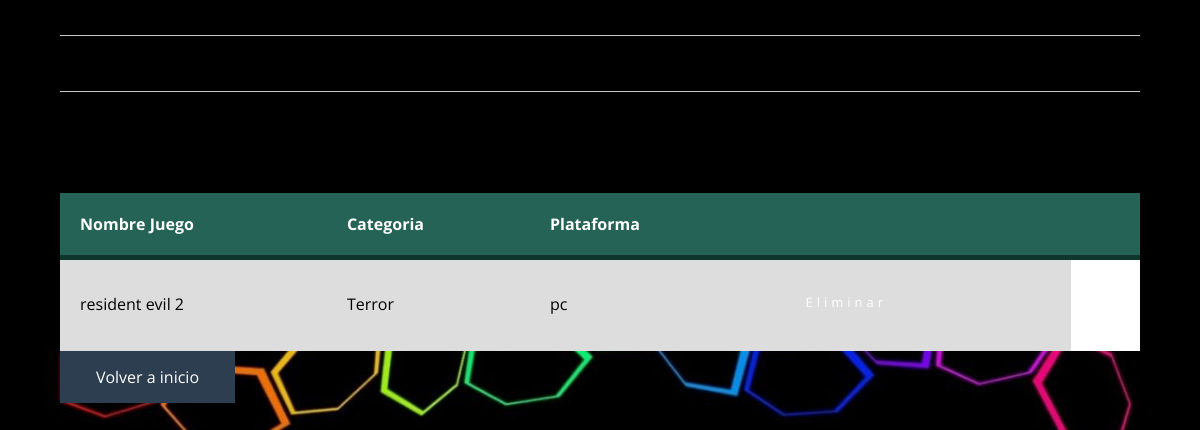
The app's page /reservasdejuegos, older data.
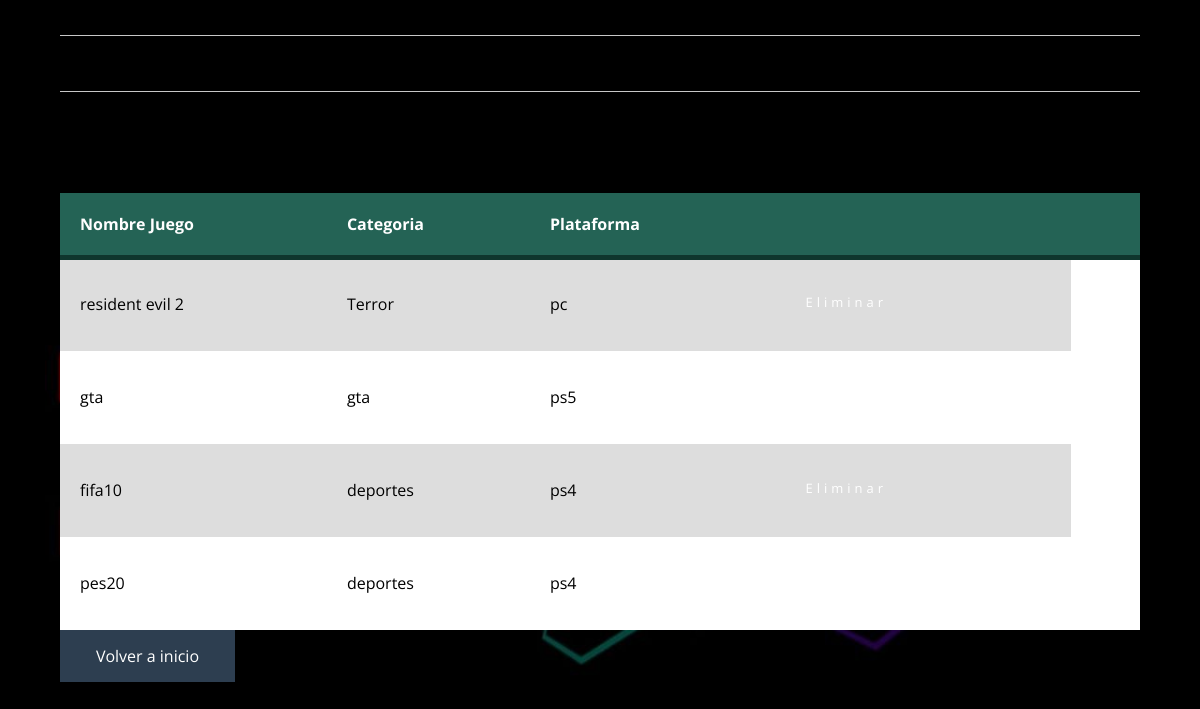
The same page, newer data.
### gestorDeJuegos/models.py (models this page shows, shortened)
class Reserva(models.Model):
    nombre = models.TextField()
    categoria = models.TextField()
    plataforma = models.TextField()
    imagen      = models.ImageField(upload_to="juegos", null = True)

### gestorDeJuegos/views.py (the view)
# urls.py: path('reservasdejuegos', views.reservasdejuegos, name='reservasdejuegos'),
def reservasdejuegos(request):
    juegos = Reserva.objects.all()
    return render(request, 'reserva.html',{"juegos":juegos})

### gestorDeJuegos/templates/reserva.html (shortened to what this page needs)
{% load static %}
<!DOCTYPE html>
<html lang="es">
<head>
    <link rel="stylesheet" href="{% static 'css/tablas.css' %}">
    <link rel="stylesheet" href="{% static 'css/reserva.css' %}">
    <link rel="stylesheet" href="{% static 'css/buscar.css' %}">
</head>
<body>
    <form "" method="POST">
        <div class="wrap">
            <h1></h1>
            <h1></h1>
            <br>
            <br>
            <br>
            <div class="store-wrapper">
                <table>
                    <thead>
                        <tr>
                            <th>Nombre Juego</th>
                            <th>Categoria</th>
                            <th>Plataforma</th>
                            <th></th>
                            <th></th>
                        </tr>
                    </thead>
                    <tr>
                        {% for a in juegos %}
                        <tr>
                            <td>{{a.nombre}}</td>
                            <td>{{a.categoria}}</td>
                            <td>{{a.plataforma}}</td>
                            <td>
                                <a href="{% url 'eliminarjuego' a.nombre%}" class="btn-neon">
                                     Eliminar</a>
                            </td>
                        </tr>
                        {% endfor %}
                    </tr>
                </table>
                <div class="category_list">
                    <a href="/sesioniniciada" class="category_item" category="all">Volver a inicio</a>
                </div>
            </div>
        </div>
    </form>
</body>
</html>

### gestorDeJuegos/static/css/tablas.css (style rules this page uses)
body { background-color: #632432; font-family: arial; }
table { background-color: white; text-align: left; border-collapse: collapse; width: 100%; }
th, td { padding: 20px; }
thead { background-color: #246355; border-bottom: solid 5px #0F362D; color: white; }
tr:nth-child(even) { background-color: #dddddd; }
.btn-neon { position: relative; display: inline-block; padding: 15px 30px; color: #ffff; letter-spacing: 4px; font-size: 13px; text-decoration: none; overflow: hidden; transition: 0.2s; }

### gestorDeJuegos/static/css/reserva.css (style rules this page uses)
* { margin: 0; padding: 0; box-sizing: border-box; }
body { background: url("../images/fondobuscar.jpg")no-repeat; font-family: 'Open Sans', sans-serif; background-size: 100%; }
.wrap { max-width: 1100px; width: 90%; margin: auto; }
.wrap>h1 { color: #494B4D; font-weight: 400; display: flex; flex-direction: column; text-align: center; margin: 15px 0px; }
.wrap>h1:after { content: ''; width: 100%; height: 1px; background: #C7C7C7; margin: 20px 0; }
.store-wrapper { display: flex; flex-wrap: wrap; }
.category_list { display: flex; flex-direction: column; width: 18%; }
.category_list .category_item { display: block; width: 90%; padding: 15px 0; margin-bottom: 20px; background: #E84C3D; text-align: center; text-decoration: none; color: #fff; }
.category_list .ct_item-active { background: #2D3E50; }

### gestorDeJuegos/static/css/buscar.css (style rules this page uses)
body { margin: 0; padding: 0; background-color: #f2f2f2; font-family: sans-serif; }

Row changes from the older to the newer data that the page shows:
added Reserva: nombre "gta", categoria "gta", plataforma "ps5"
added Reserva: nombre "fifa10", categoria "deportes", plataforma "ps4"
added Reserva: nombre "pes20", categoria "deportes", plataforma "ps4"
